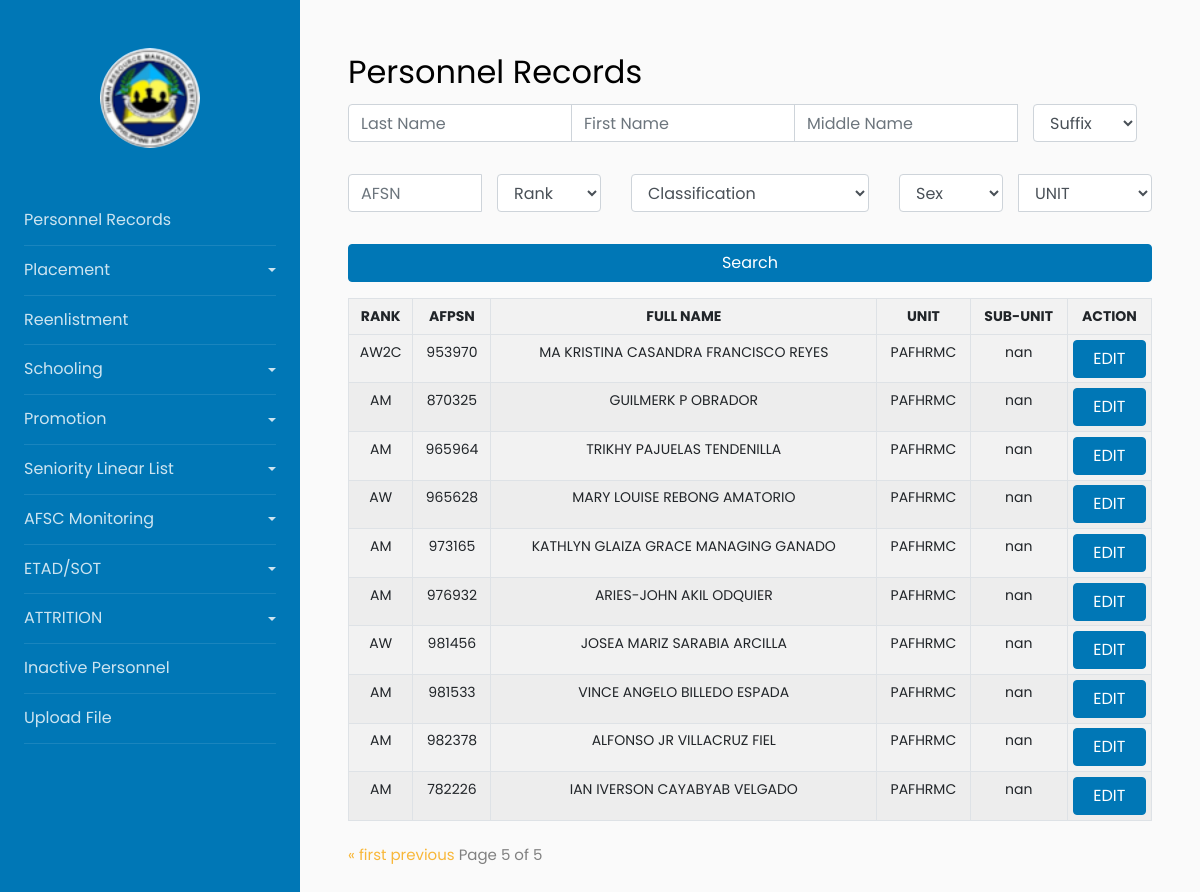
The app's page /?page=5 with its own data.
### myapp/models.py (models this page shows, shortened)
class PersonnelItem(models.Model):
    RANK = models.CharField(max_length=200)
    LAST_NAME = models.CharField(max_length=200)
    FIRST_NAME = models.CharField(max_length=200)
    MIDDLE_NAME = models.CharField(max_length=200)
    EXTENSION_NAME = models.CharField(max_length=200, blank=True, null=True)
    SERIAL_NUMBER = models.CharField(max_length=200)
    BOS = models.CharField(max_length=200)
    SEX = models.CharField(max_length=10)
    BIRTHDAY = models.DateField(blank=True, null=True)
    CONTACT_NUMBER = models.CharField(max_length=200, blank=True, null=True)
    ADDRESS = models.CharField(max_length=200, blank=True, null=True)
    CLASSIFICATION = models.CharField(max_length=200)
    CATEGORY = models.CharField(max_length=200)
    SOURCE_OF_ENLISTMENT_COMMISION =models.CharField(max_length=200)
    PILOT_RATED_NON_RATED = models.CharField(max_length=200, blank=True, null=True)
    AFSC = models.CharField(max_length=200, blank=True, null=True)
    HIGHEST_PME_COURSES = models.CharField(max_length=200, blank=True, null=True)
    EFFECTIVE_DATE_APPOINTMENT = models.DateField()
    EFFECTIVE_DATE_ENTERED = models.DateField()
    DATE_LAST_PROMOTION_APPOINTMENT = models.DateField(blank=True, null=True)
    UNIT = models.CharField(max_length=200, blank=True, null=True)
    SUB_UNIT = models.CharField(max_length=200, blank=True, null=True)
    DATE_1ST_TRANCH_REENLISTMENT = models.DateField( blank=True, null=True)
    DATE_2ND_TRANCH_REENLISTMENT = models.DateField( blank=True, null=True)

### myapp/views.py (the view)
# urls.py: path('', views.index, name='index'),
def index(request):
    last_name_query = request.GET.get('last_name')
    first_name_query = request.GET.get('first_name')
    middle_name_query = request.GET.get('middle_name')
    suffix_query = request.GET.get('suffix')
    afsn_query = request.GET.get('afsn')
    rank_query = request.GET.get('rank')
    classification_query = request.GET.get('classification')
    sex_query = request.GET.get('sex')
    unit_query = request.GET.get('unit')
    filters = Q()
    if last_name_query:
        filters &= Q(LAST_NAME__icontains=last_name_query)
    if first_name_query:
        filters &= Q(FIRST_NAME__icontains=first_name_query)
    if middle_name_query:
        filters &= Q(MIDDLE_NAME__icontains=middle_name_query)
    if suffix_query and suffix_query != "Suffix":
        filters &= Q(EXTENSION_NAME__icontains=suffix_query)
    if afsn_query:
        filters &= Q(SERIAL_NUMBER__icontains=afsn_query)  # Change this to 'SERIAL_NUMBER'
    if rank_query and rank_query != "Rank":
        filters &= Q(RANK__icontains=rank_query)
    if classification_query and classification_query != "Classification":
        filters &= Q(CLASSIFICATION__icontains=classification_query)
    if sex_query and sex_query != "Sex":
        filters &= Q(SEX__icontains=sex_query)
    if unit_query:
        filters &= Q(UNIT__icontains=unit_query)
    persons = PersonnelItem.objects.filter(filters)
    paginator = Paginator(persons, 10)
    page_num = request.GET.get("page")
    persons = paginator.get_page(page_num)
    return render(request, 'myapp/index.html', {
        'persons': persons,
        'last_name_query': last_name_query,
        'first_name_query': first_name_query,
        'middle_name_query': middle_name_query,
        'suffix_query': suffix_query,
        'afsn_query': afsn_query,
        'rank_query': rank_query,
        'classification_query': classification_query,
        'sex_query': sex_query,
        'unit_query': unit_query,
    })

### myapp/templates/myapp/index.html (shortened to what this page needs)
{% extends 'Base/base.html' %}
{% block content %}
<h2>Personnel Records</h2>
{% include 'myapp/searchforms.html' %}
{% include 'myapp/tablewithPaginator.html' %}
{% endblock %}

### myapp/templates/myapp/tablewithPaginator.html (shortened to what this page needs)
     <table class="table table-responsive-sm table-bordered table-striped table-sm">
      <tr>
          <th>RANK</th>
          <th>AFPSN</th>
          <th>FULL NAME</th>
          <th>UNIT</th>
          <th>SUB-UNIT</th>
          <th>ACTION</th>
      </tr>
      {% for person in persons %}
      <tr>
        <td>{{ person.RANK }}</td>
        <td>{{ person.SERIAL_NUMBER }}</td>
        <td>{{ person.FIRST_NAME}} {{person.MIDDLE_NAME}} {{person.LAST_NAME}}</td>
        <td>{{ person.UNIT }}</td>
        <td>{{ person.SUB_UNIT }}</td>
        <td>
        <button
                class="btn btn-primary openModalButton"
                data-rank="{{ person.RANK }}"
                data-lastname="{{ person.LAST_NAME }}"
                data-firstname="{{ person.FIRST_NAME }}"
                data-middlename="{{ person.MIDDLE_NAME }}"
                data-suffix="{{ person.EXTENSION_NAME }}"
                data-afpsn="{{ person.SERIAL_NUMBER }}"
                data-unit="{{ person.UNIT }}"
                data-subunit="{{ person.SUB_UNIT }}"
                data-birthday="{{ person.BIRTHDAY }}"
                data-contactnumber="{{ person.CONTACT_NUMBER }}"
                data-sex="{{ person.SEX }}"
                data-address="{{ person.ADDRESS }}"
                data-classification="{{ person.CLASSIFICATION }}"
                data-sourceofenlistmentcommission="{{ person.SOURCE_OF_ENLISTMENT_COMMISION }}"
                data-category="{{ person.CATEGORY }}"
                data-afsc="{{ person.AFSC }}"
                data-highestpme="{{ person.HIGHEST_PME_COURSES }}"
                data-dateenteredmilitary="{{ person.EFFECTIVE_DATE_ENTERED }}"
                data-datelastpromotion="{{ person.DATE_LAST_PROMOTION_APPOINTMENT }}"
                data-lengthofservice="{{ person.LENGTH_OF_SERVICE }}"
                data-dateofcommissionship="{{ person.EFFECTIVE_DATE_APPOINTMENT }}"
                data-promotion="{{ person.DATE_LAST_PROMOTION_APPOINTMENT }}"
                data-unaTranche="{{ person.DATE_1ST_TRANCH_REENLISTMENT }}"
                data-dosTranche="{{ person.DATE_2ND_TRANCH_REENLISTMENT }}"
                data-dateoflastetadsot="{{ person.DATE_2ND_TRANCH_REENLISTMENT }}"
                data-toggle="modal"
                data-target="#myModal">EDIT</button>
        </td>
    </tr>
      {% endfor %}
  </table>
  <div class="pagination">
    <span class="step-links">
        {% if persons.has_previous %}
            <a href="?page=1">&laquo; first</a>
            <a href="?page={{ persons.previous_page_number }}">previous</a>
        {% endif %}
        <span class="current">
            Page {{ persons.number }} of {{ persons.paginator.num_pages }}
        </span>
    </span>
  </div>

### records on screen
PersonnelItem: RANK "AW2C", SERIAL_NUMBER "953970", FIRST_NAME "MA KRISTINA CASANDRA", MIDDLE_NAME "FRANCISCO", LAST_NAME "REYES", UNIT "PAFHRMC", SUB_UNIT "nan"
PersonnelItem: RANK "AM", SERIAL_NUMBER "870325", FIRST_NAME "GUILMERK", MIDDLE_NAME "P", LAST_NAME "OBRADOR", UNIT "PAFHRMC", SUB_UNIT "nan"
PersonnelItem: RANK "AM", SERIAL_NUMBER "965964", FIRST_NAME "TRIKHY", MIDDLE_NAME "PAJUELAS", LAST_NAME "TENDENILLA", UNIT "PAFHRMC", SUB_UNIT "nan"
PersonnelItem: RANK "AW", SERIAL_NUMBER "965628", FIRST_NAME "MARY LOUISE", MIDDLE_NAME "REBONG", LAST_NAME "AMATORIO", UNIT "PAFHRMC", SUB_UNIT "nan"
PersonnelItem: RANK "AM", SERIAL_NUMBER "973165", FIRST_NAME "KATHLYN GLAIZA GRACE", MIDDLE_NAME "MANAGING", LAST_NAME "GANADO", UNIT "PAFHRMC", SUB_UNIT "nan"
PersonnelItem: RANK "AM", SERIAL_NUMBER "976932", FIRST_NAME "ARIES-JOHN", MIDDLE_NAME "AKIL", LAST_NAME "ODQUIER", UNIT "PAFHRMC", SUB_UNIT "nan"
PersonnelItem: RANK "AW", SERIAL_NUMBER "981456", FIRST_NAME "JOSEA MARIZ", MIDDLE_NAME "SARABIA", LAST_NAME "ARCILLA", UNIT "PAFHRMC", SUB_UNIT "nan"
PersonnelItem: RANK "AM", SERIAL_NUMBER "981533", FIRST_NAME "VINCE ANGELO", MIDDLE_NAME "BILLEDO", LAST_NAME "ESPADA", UNIT "PAFHRMC", SUB_UNIT "nan"
PersonnelItem: RANK "AM", SERIAL_NUMBER "982378", FIRST_NAME "ALFONSO JR", MIDDLE_NAME "VILLACRUZ", LAST_NAME "FIEL", UNIT "PAFHRMC", SUB_UNIT "nan"
PersonnelItem: RANK "AM", SERIAL_NUMBER "782226", FIRST_NAME "IAN IVERSON", MIDDLE_NAME "CAYABYAB", LAST_NAME "VELGADO", UNIT "PAFHRMC", SUB_UNIT "nan"

### other values on screen
{{ persons.number }} "5"
{{ persons.paginator.num_pages }} "5"
